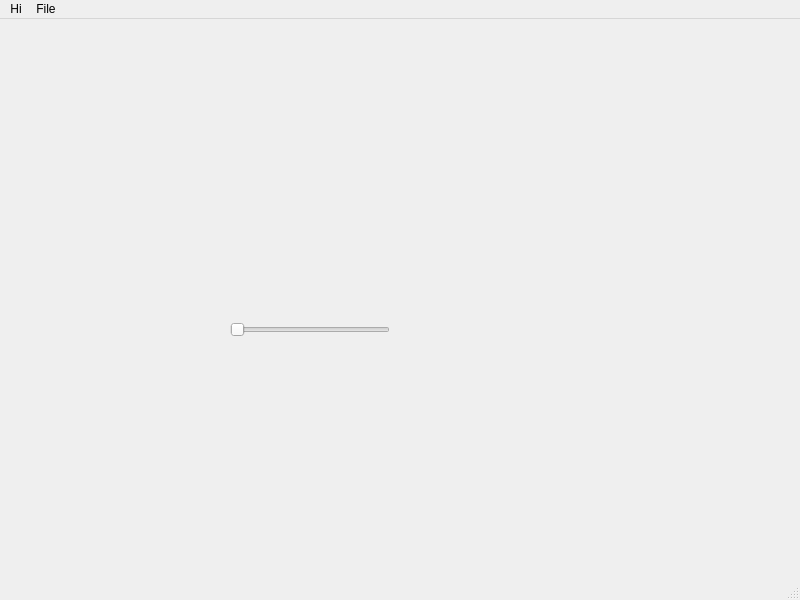
<?xml version="1.0" encoding="UTF-8"?>
<ui version="4.0">
 <class>Selector</class>
 <widget class="QMainWindow" name="Selector">
  <property name="geometry">
   <rect>
    <x>0</x>
    <y>0</y>
    <width>800</width>
    <height>600</height>
   </rect>
  </property>
  <property name="windowTitle">
   <string>MainWindow</string>
  </property>
  <widget class="QWidget" name="centralwidget">
   <widget class="QSlider" name="horizontalSlider">
    <property name="geometry">
     <rect>
      <x>230</x>
      <y>300</y>
      <width>160</width>
      <height>22</height>
     </rect>
    </property>
    <property name="orientation">
     <enum>Qt::Horizontal</enum>
    </property>
   </widget>
  </widget>
  <widget class="QMenuBar" name="menubar">
   <property name="geometry">
    <rect>
     <x>0</x>
     <y>0</y>
     <width>800</width>
     <height>22</height>
    </rect>
   </property>
   <widget class="QMenu" name="menuHi">
    <property name="title">
     <string>Hi</string>
    </property>
    <addaction name="actionYes"/>
    <addaction name="actionNo"/>
   </widget>
   <widget class="QMenu" name="menuFile">
    <property name="title">
     <string>File</string>
    </property>
    <addaction name="actionOpen"/>
   </widget>
   <addaction name="menuHi"/>
   <addaction name="menuFile"/>
  </widget>
  <widget class="QStatusBar" name="statusbar"/>
  <action name="actionYes">
   <property name="checkable">
    <bool>false</bool>
   </property>
   <property name="text">
    <string>Yes</string>
   </property>
  </action>
  <action name="actionNo">
   <property name="text">
    <string>No</string>
   </property>
  </action>
  <action name="actionOpen">
   <property name="text">
    <string>Open</string>
   </property>
  </action>
 </widget>
 <resources/>
 <connections/>
</ui>
